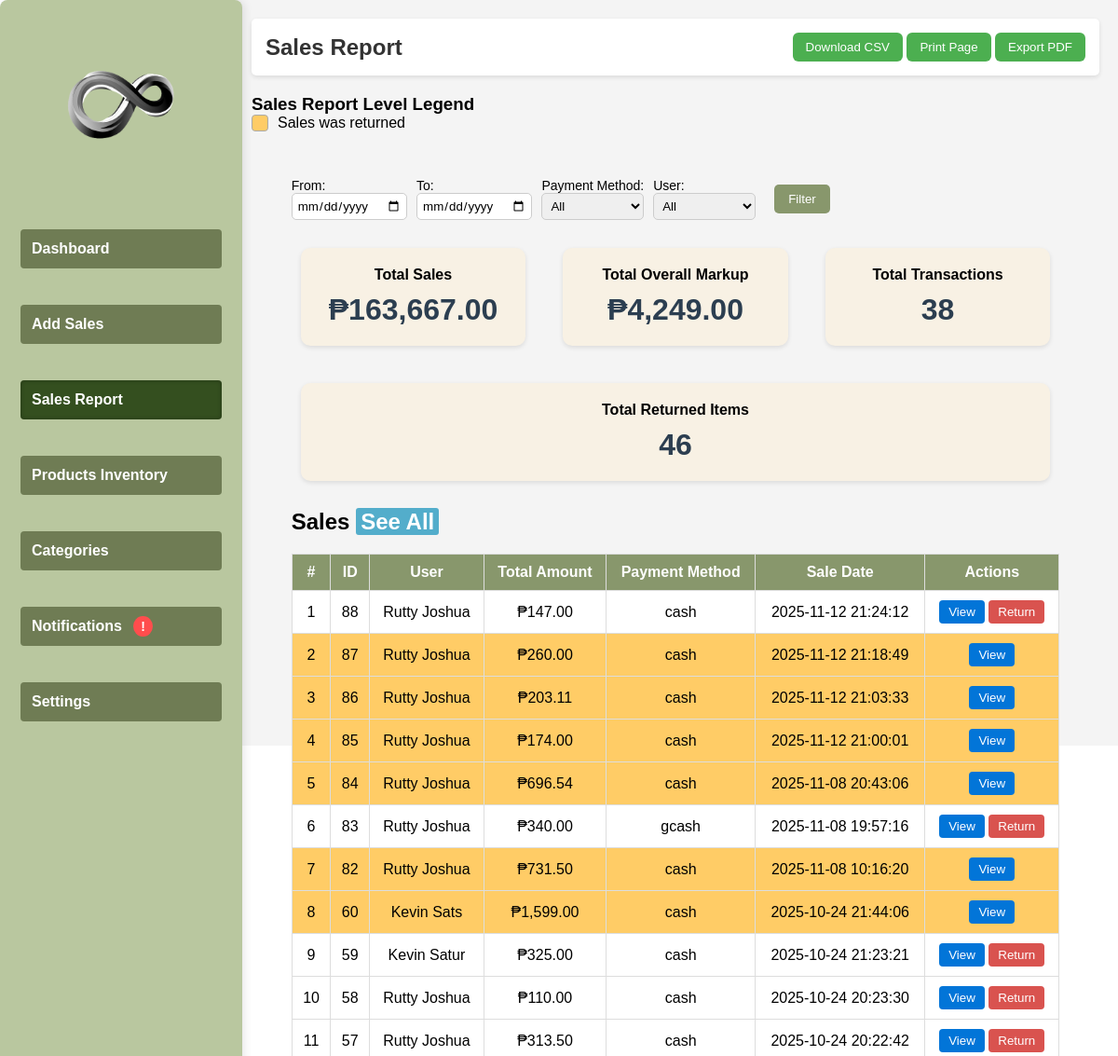
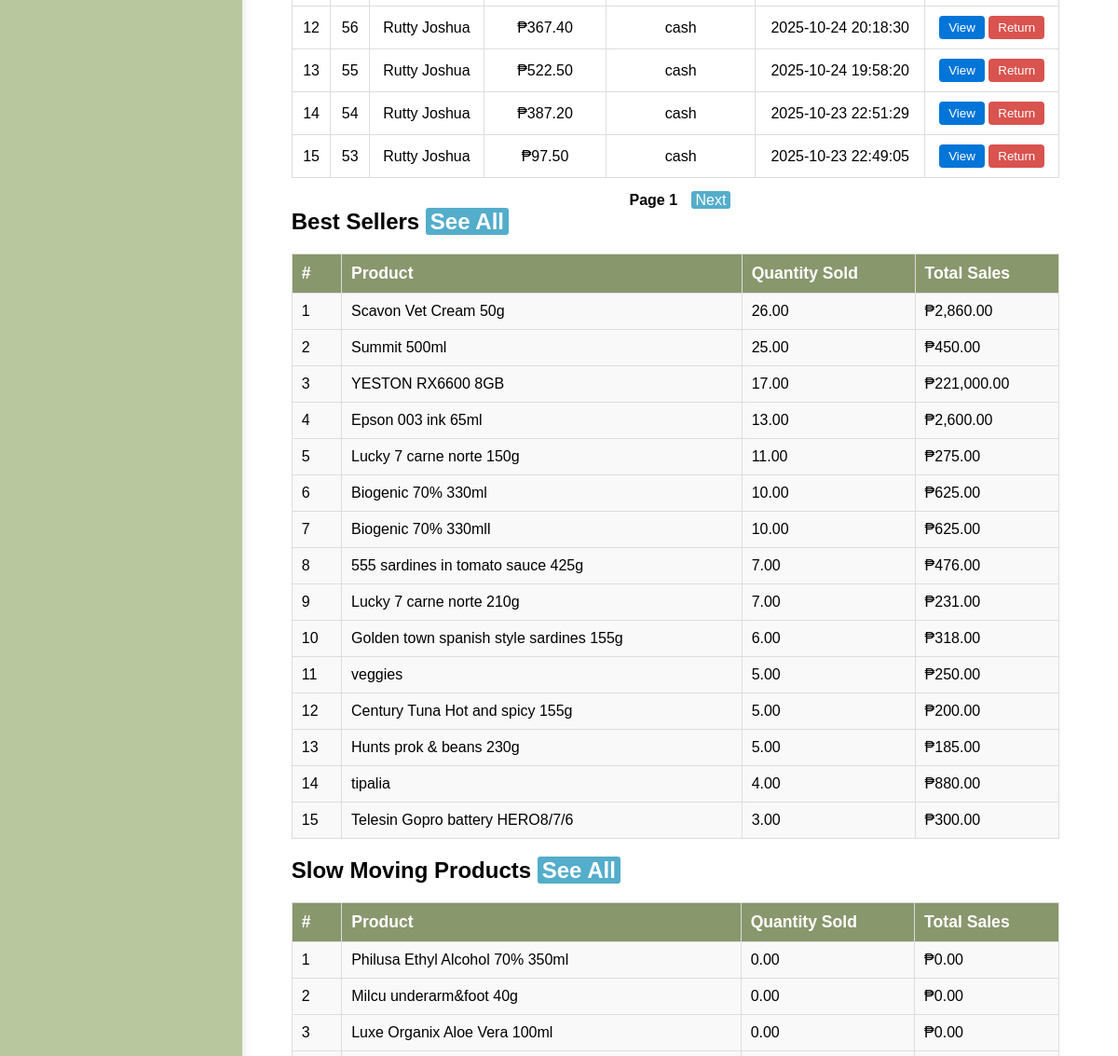
/views/sales.php (signed in, upper part), run on an earlier commit of the app's database (2 pictures, top to bottom).
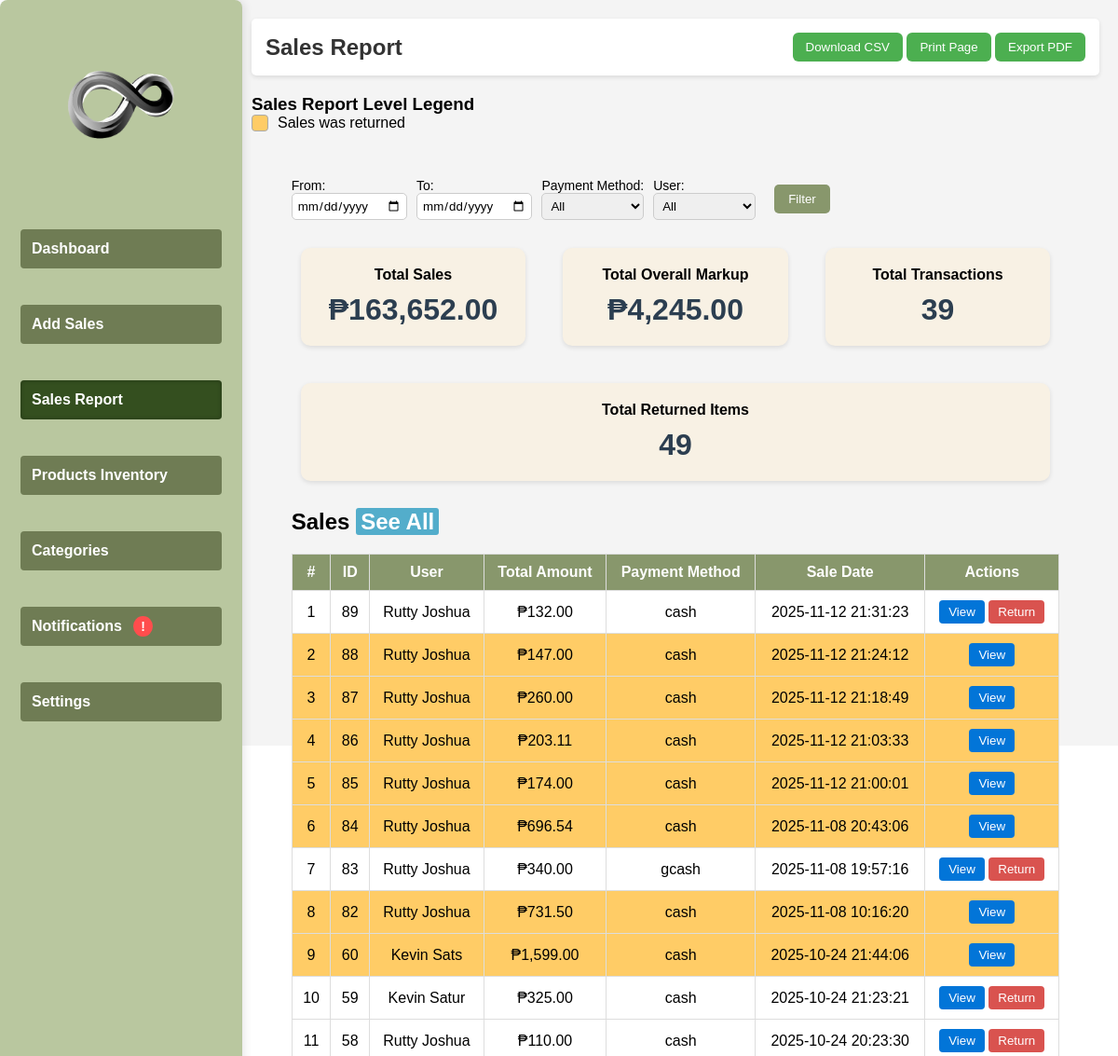
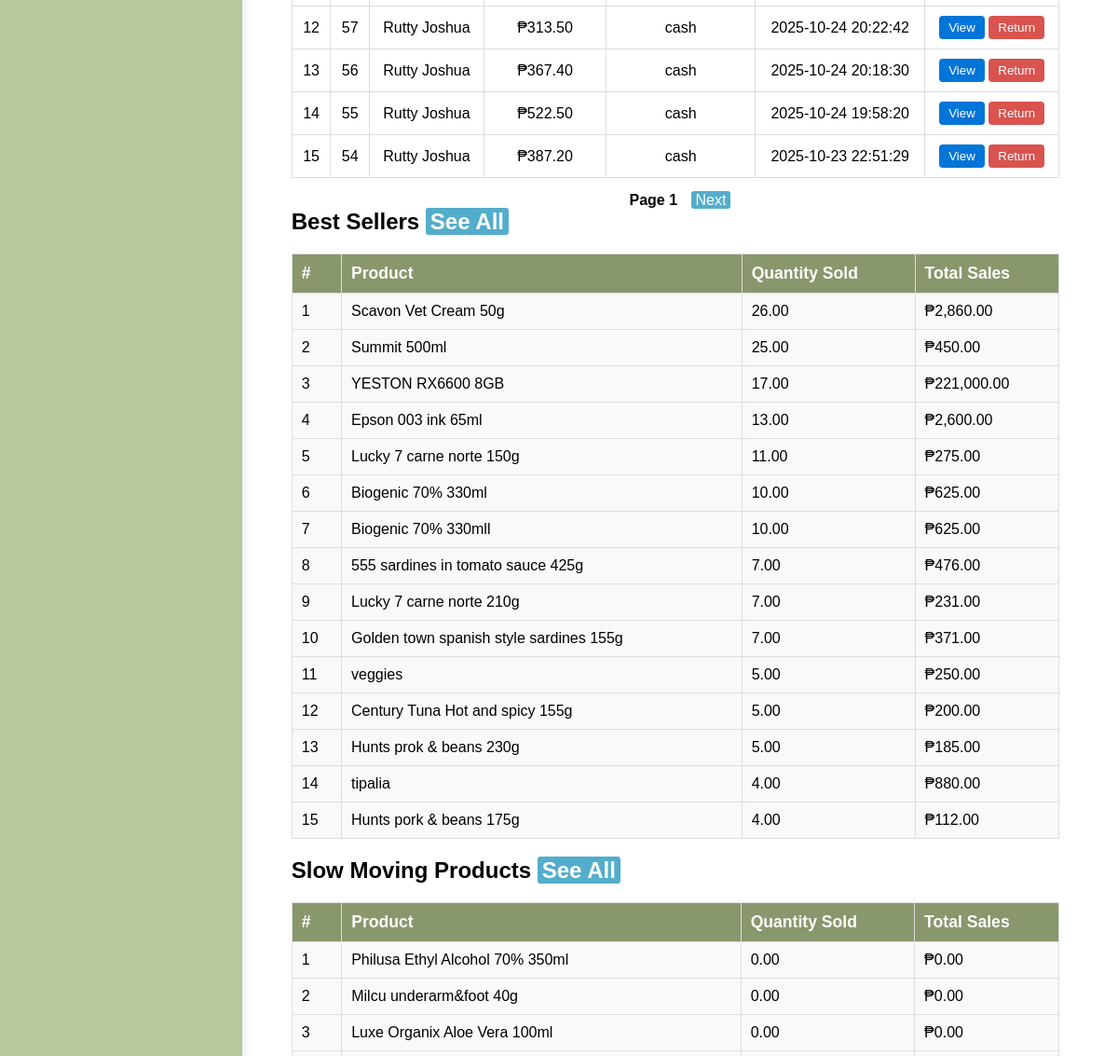
And on a later commit of the database (2 pictures, top to bottom).
### tables this page shows
CREATE TABLE `sales` (
  `id` int(11) NOT NULL AUTO_INCREMENT,
  `user_id` int(11) NOT NULL,
  `total_amount` decimal(10,2) NOT NULL,
  `sale_date` datetime DEFAULT current_timestamp(),
  `payment_method` varchar(50) DEFAULT NULL,
  `cash_given` decimal(10,2) DEFAULT NULL,
  `change_amount` decimal(10,2) DEFAULT NULL,
  `discount` decimal(10,2) DEFAULT 0.00,
  `status` varchar(20) DEFAULT 'Completed',
  `return_reason` varchar(255) DEFAULT NULL,
  PRIMARY KEY (`id`)
);

CREATE TABLE `users` (
  `user_id` int(11) NOT NULL AUTO_INCREMENT,
  `first_name` varchar(50) NOT NULL,
  `last_name` varchar(50) NOT NULL,
  `username` varchar(50) NOT NULL,
  `password` varchar(255) NOT NULL,
  `role` enum('admin','seller','cashier') NOT NULL,
  `status` enum('Active','Inactive') NOT NULL DEFAULT 'Active',
  PRIMARY KEY (`user_id`),
  UNIQUE KEY `username` (`username`)
);

### database.php (called while the page is built)
<?php
class Database {
    private static $host     = null;
    private static $dbname   = null;
    private static $username = null;
    private static $password = null;
    private static $port     = '3306';
    private static $conn     = null;
    public static function getConnection() {
        if (self::$conn === null) {
            self::$host     = getenv('MYSQLHOST')     ?: getenv('DB_HOST')     ?: 'localhost';
            self::$dbname   = getenv('MYSQLDATABASE') ?: getenv('DB_NAME')     ?: 'railway';
            self::$username = getenv('MYSQLUSER')     ?: getenv('DB_USER')     ?: 'root';
            self::$password = getenv('MYSQLPASSWORD') ?: getenv('DB_PASSWORD') ?: '';
            self::$port     = getenv('MYSQLPORT')     ?: getenv('DB_PORT')     ?: '3306';
            try {
                self::$conn = new PDO(
                    "mysql:host=" . self::$host . ";port=" . self::$port . ";dbname=" . self::$dbname,
                    self::$username,
                    self::$password
                );
                self::$conn->setAttribute(PDO::ATTR_ERRMODE, PDO::ERRMODE_EXCEPTION);
            } catch (PDOException $exception) {
                echo "Connection error: " . $exception->getMessage();
            }
        }
        return self::$conn;
    }
}
?>

### controllers/SalesReportController.php (called while the page is built, shortened)
<?php
require_once $_SERVER['DOCUMENT_ROOT'] . '/POSu/models/SalesReportModel.php';
class SalesReportController {
    private $model;
    public function __construct() {
        $this->model = new SalesReportModel();
    }
    public function getFilteredSales($from = null, $to = null, $payment = '', $user = '', $page = 1) {
        $limit = 15;
        $offset = ($page - 1) * $limit;
        return $this->model->getFilteredSales($from, $to, $payment, $user, $limit, $offset);
    }
}
?>

### models/SalesReportModel.php (called while the page is built, shortened)
<?php
require_once $_SERVER['DOCUMENT_ROOT'] . '/POSu/database.php';
class SalesReportModel {
    private $db;
    public function __construct() {
        $this->db = Database::getConnection();
    }
public function getFilteredSales($from = null, $to = null, $payment = '', $user = '', $limit = 15, $offset = 0) {
    $params = [];
    $query = "SELECT s.*, u.first_name, u.last_name
              FROM sales s
              JOIN users u ON s.user_id = u.user_id
              WHERE 1=1";
    $query .= " ORDER BY s.sale_date DESC";
    if ($limit !== null && $limit > 0 && $offset !== null && $offset >= 0) {
        $query .= " LIMIT $limit OFFSET $offset";
    }
    $stmt = $this->db->prepare($query);
    $stmt->execute($params);
    return $stmt->fetchAll(PDO::FETCH_ASSOC);
}
    public function getSlowMovingProducts($from = null, $to = null, $limit = 15, $offset = 0) {
        $params = [];
        $query = "
            SELECT p.description AS product_name,
                   IFNULL(SUM(si.quantity), 0) AS quantity_sold,
                   IFNULL(SUM(si.price * si.quantity), 0) AS total_sales
            FROM products p
            LEFT JOIN sales_items si ON si.product_code = p.code
            LEFT JOIN sales s ON si.sale_id = s.id
        ";
        $query .= " GROUP BY p.description ORDER BY quantity_sold ASC";
        if ($limit !== null && $offset !== null) {
            $limit = (int)$limit;
            $offset = (int)$offset;
            $query .= " LIMIT $limit OFFSET $offset";
        }
        $stmt = $this->db->prepare($query);
        $stmt->execute($params);
        return $stmt->fetchAll(PDO::FETCH_ASSOC);
    }
}
?>

### views/sales.php (the view, shortened to what the rows shown need)
<?php
require_once $_SERVER['DOCUMENT_ROOT'] . '/POSu/controllers/SalesReportController.php';
$reportController = new SalesReportController();
$from = $_GET['from_date'] ?? null;
$to = $_GET['to_date'] ?? null;
$payment = $_GET['payment_method'] ?? '';
$user = $_GET['user_id'] ?? '';
$currentPage = max(1, (int)($_GET['page'] ?? 1));
$limit = 15;
$offset = ($currentPage - 1) * $limit;
$sales = $reportController->getFilteredSales($from, $to, $payment, $user, $currentPage);
?>
<!DOCTYPE html>
<html lang="en">
<head>
<link rel="stylesheet" href="/POSu/styles/stylee.css?v=<?= time(); ?>">
<link rel="stylesheet" href="/POSu/styles/sales-style.css?v=<?= time(); ?>">
</head>
<body>
<div class="dashboard">
    <main class="main-content">
        <header class="header" style="display: flex; align-items: center; justify-content: space-between;">
    <h1>Sales Report</h1>
</header>
        <section class="content">
            <div class="sales-report-container">
                <h2>Sales <a href="#" class="page-btn" onclick="openSeeAll('sales')">See All</a></h2>
                <table class="sales-table">
                    <thead>
                        <tr>
                            <th>#</th>
                            <th>ID</th>
                            <th>User</th>
                            <th>Total Amount</th>
                            <th>Payment Method</th>
                            <th>Sale Date</th>
                            <th>Actions</th>
                        </tr>
                    </thead>
                    <tbody>
                        <?php if(!empty($sales)): $counter=$offset+1; ?>
                            <?php foreach($sales as $sale):
                                $isReturned = isset($sale['status']) && $sale['status'] === 'Returned';
                            ?>
                                <tr class="<?= $isReturned?'returned-sale':'' ?>">
                                    <td><?= $counter++ ?></td>
                                    <td><?= $sale['id'] ?></td>
                                    <td><?= htmlspecialchars($sale['first_name'].' '.$sale['last_name']) ?></td>
                                    <td>₱<?= number_format($sale['total_amount'],2) ?></td>
                                    <td><?= htmlspecialchars($sale['payment_method']) ?></td>
                                    <td><?= htmlspecialchars($sale['sale_date']) ?></td>
                                    <td>
                                        <button class="view-btn" onclick="openSaleItemsModal(<?= $sale['id'] ?>)">View</button>
                                        <?php if($_SESSION['role']==='admin' && !$isReturned): ?>
<button type="button" class="delete-btn" onclick="openSaleReturnModal(<?= $sale['id'] ?>)">Return</button>
                                        <?php endif; ?>
                                    </td>
                                </tr>
                            <?php endforeach; ?>
                        <?php else: ?>
                            <tr><td colspan="7" class="no-data">No sales found for this period.</td></tr>
                        <?php endif; ?>
                    </tbody>
                </table>
                <h2>Best Sellers <a href="#" class="page-btn" onclick="openSeeAll('best')">See All</a></h2>
                <table class="best-sellers-table">
                    <thead>
                        <tr>
                            <th>#</th>
                            <th>Product</th>
                            <th>Quantity Sold</th>
                            <?php if($_SESSION['role']==='admin'): ?><th>Total Sales</th><?php endif; ?>
                        </tr>
                    </thead>
                </table>
                <h2>Slow Moving Products <a href="#" class="page-btn" onclick="openSeeAll('slow')">See All</a></h2>
                <table class="slow-moving-products-table">
                    <thead>
                        <tr>
                            <th>#</th>
                            <th>Product</th>
                            <th>Quantity Sold</th>
                            <?php if($_SESSION['role']==='admin'): ?><th>Total Sales</th><?php endif; ?>
                        </tr>
                    </thead>
                </table>
            </div>
        </section>
    </main>
</div>
</body>
</html>

What changed in the data, as far as the page shows it:
no longer on this page (row unchanged): sales: id "53", user.last_name "Rutty Joshua", total_amount "97.50", payment_method "cash", sale_date "2025-10-23 22:49:05"
added sales: id "89", user.last_name "Rutty Joshua", total_amount "132.00", payment_method "cash", sale_date "2025-11-12 21:31:23"
changed sales id 88: no longer shows "Return"
Also different on the page:
$totalSales: "163,667.00" → "163,652.00"
$totalOverallMarkup: "4,249.00" → "4,245.00"
$totalTransactions: "38" → "39"
$totalReturnedItems: "46" → "49"
new list line: "10 Golden town spanish style sardines 155g 7.00 ₱ 371.00"
new list line: "15 Hunts pork & beans 175g 4.00 ₱ 112.00"
list line gone: "10 Golden town spanish style sardines 155g 6.00 ₱ 318.00"
list line gone: "15 Telesin Gopro battery HERO8/7/6 3.00 ₱ 300.00"
